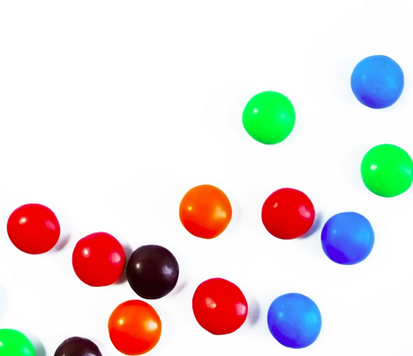
#> input picture OpenCV Python for Beginners - Full Course in 10 Hours/data/smarties.png, 413 x 356 px
$ python '34. Circle Detectiong using Hough Circle Transform.py'
#> lines starting #> are read from the running program, lines starting #| are printed output that depends on the picture; after the words box and inside, x2 and y2 are one past the last pixel; in counts of white or black regions, pixels touching at a corner belong together
#!/usr/bin/env python
# coding: utf-8

# ### Circle Detection with Hough Circle Transform

# In[1]:


import numpy as np
import cv2


# In[3]:


img = cv2.imread('./data/smarties.png')
#> img is the input picture: shape (356, 413, 3); mean B, G, R 219.1, 220.4, 228.9
output = img.copy()


# In[4]:


print(img.shape)
#| (356, 413, 3)


# (x - x_center)^2 + (y - y_center)^2 = r^2 \
# where (x_center, y_center) is the center of the circle, and r is the radius of the circle

# In[5]:


#convert to grayscale image
gray = cv2.cvtColor(img, cv2.COLOR_BGR2GRAY)
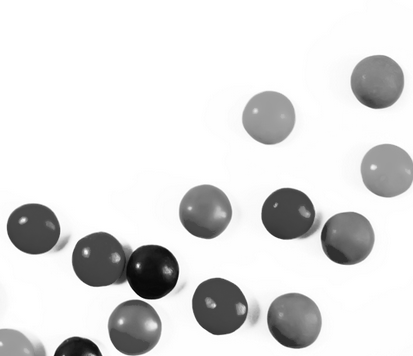
#> gray: shape (356, 413); min 4, max 255, mean 222.8


# In[6]:


#houghcircle() works better with blurred image so we will blur the gray image
#medianBlur(src, ksize[, dst])
blurred = cv2.medianBlur(gray, 5)


# In[7]:


#apply houghcircles method to blurred image
#HoughCircles(image, method, dp, minDist[, circles[, param1[, param2[, minRadius[, maxRadius]]]]])
circles = cv2.HoughCircles(blurred,
                          cv2.HOUGH_GRADIENT,
                          dp = 1,
                          minDist = 20,
                          param1 = 50,
                          param2 = 30,
                          minRadius = 0,
                          maxRadius = 0)
#> circles = 13 rows, first 8: [376.5, 81.5, 26.6], [347.5, 238.5, 26.6], [293.5, 320.5, 27.9], [152.5, 271.5, 27.1], [205.5, 210.5, 26.8], [386.5, 169.5, 26.4], [286.5, 213.5, 25.2], [32.5, 230.5, 27.5]


# circles = cv2.HoughCircles(image, method, dp, minDist[, circles[, param1[, param2[, minRadius[, maxRadius]]]]]) \
#  \
# image: 8 bit, single-channel, grayscale input image \
#  \
# circles: output vector of found circles \
#  \
# method: detection method, see HoughModes. Currently, the only implemented method is HOUGH_GRADIENT \
#  \
# dp: Inverse ratio of the accumulator resolution to the image resolution \
#  \
# minDist: minimum distance between the centers of the detected circles \
#  \
# param1: first method-specifc param. in case of HOUGH_GRADIENT, it is the higher threshold of the two passed to the canny edge detector. \
#  \
# param2: Second method-specific param. in case of HOUGH_GRADIENT. it is the accumulator threshold for the circle centers at the detection stage. \
#  \
# minRadius: minimum circle radius \
#  \
# maxRadius: maximum circle radius. if <=0, uses the maximum image dimension. if < 0, returns cetners without finding the radius

# In[8]:


print(circles)
#| [[[376.5  81.5  26.6]
#|   [347.5 238.5  26.6]
#|   [293.5 320.5  27.9]
#|   [152.5 271.5  27.1]
#|   [205.5 210.5  26.8]
#|   [386.5 169.5  26.4]
#|   [286.5 213.5  25.2]
#|   [ 32.5 230.5  27.5]
#|   [269.5 116.5  25.7]
#|   [ 99.5 259.5  28.1]
#|   [220.5 306.5  27.4]
#|   [134.5 328.5  26.8]
#> (further printed lines are left out)
#returns [x, y, radius]


# In[9]:


#need to turn all values from circles above into ints vs floats
detected_circles = np.uint16(np.around(circles))
#> detected_circles = 13 rows, first 8: [376, 82, 27], [348, 238, 27], [294, 320, 28], [152, 272, 27], [206, 210, 27], [386, 170, 26], [286, 214, 25], [32, 230, 28]
print(detected_circles)
#| [[[376  82  27]
#|   [348 238  27]
#|   [294 320  28]
#|   [152 272  27]
#|   [206 210  27]
#|   [386 170  26]
#|   [286 214  25]
#|   [ 32 230  28]
#|   [270 116  26]
#|   [100 260  28]
#|   [220 306  27]
#|   [134 328  27]
#> (further printed lines are left out)


# In[10]:


#loop through detected circles
for x,y,r in detected_circles[0, :]:
    #print(x,y,r)
    #draw the circles
    #circle(img, center, radius, color[, thickness[, lineType[, shift]]])
    cv2.circle(output, (x,y), r, (255,0,0), 2)
    #draw the center point using circle method with th x,y and very small radius.
    cv2.circle(output, (x,y), 1, (0,255,0), 2)
#> this loop made 13 passes
#> (x, y, r) on passes 1 to 12: (376, 82, 27), (348, 238, 27), (294, 320, 28), (152, 272, 27), (206, 210, 27), (386, 170, 26), (286, 214, 25), (32, 230, 28), (270, 116, 26), (100, 260, 28), (220, 306, 27), (134, 328, 27)
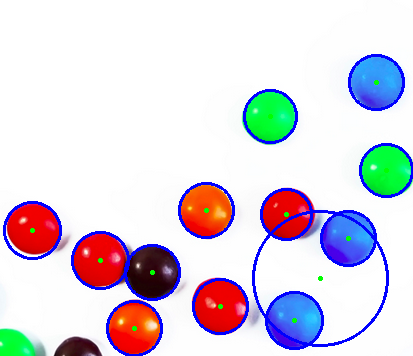
#> output: shape (356, 413, 3); 5.12% of pixels changed, all inside (x1, y1, x2, y2) = (3, 54, 413, 356)


# In[11]:


cv2.imshow('gray', gray)
cv2.imshow('blurred', blurred)
cv2.imshow('output', output)
cv2.waitKey(0)
cv2.destroyAllWindows()


# Works very well except there's 1 random circle thats darw that needs to get taken care of \
# It turns out the last poing has a radius of 67.
# ![image.png](attachment:image.png)

# In[2]:


# now we'll do the same for shapes.jpg
shapes = cv2.imread('./data/shapes.jpg')
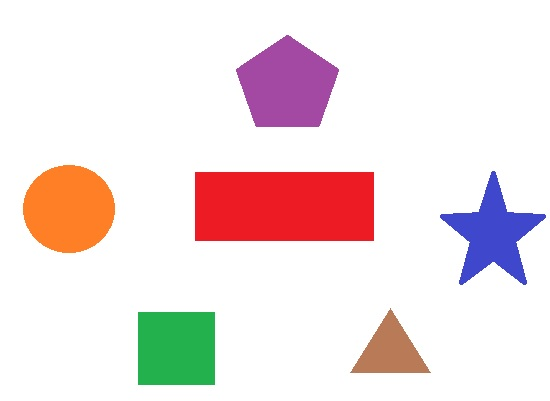
#> input picture OpenCV Python for Beginners - Full Course in 10 Hours/data/shapes.JPG, 550 x 401 px, found by its file name
#> shapes is the input picture: shape (401, 550, 3); mean B, G, R 225.9, 225.4, 240.3
shapes_output = shapes.copy()

#convert to grayscale image
shapes_gray = cv2.cvtColor(shapes, cv2.COLOR_BGR2GRAY)
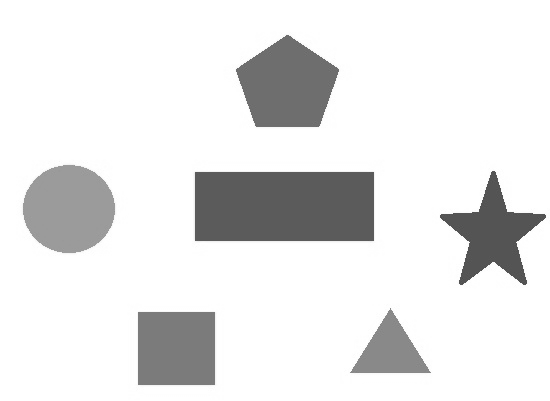
#> shapes_gray: shape (401, 550); min 76, max 255, mean 229.9

#houghcircle() works better with blurred image so we will blur the gray image
#medianBlur(src, ksize[, dst])
shapes_blurred = cv2.medianBlur(shapes_gray, 5)

#apply houghcircles method to blurred image
#HoughCircles(image, method, dp, minDist[, circles[, param1[, param2[, minRadius[, maxRadius]]]]])
shapes_circles = cv2.HoughCircles(shapes_blurred,
                          cv2.HOUGH_GRADIENT,
                          dp = 1,
                          minDist = 20,
                          param1 = 50,
                          param2 = 30,
                          minRadius = 0,
                          maxRadius = 0)
#> shapes_circles = [[65.5, 211.5, 44.1]]

print(shapes_circles)
#| [[[ 65.5 211.5  44.1]]]

#need to turn all values from circles above into ints vs floats
shapes_detected_circles = np.uint16(np.around(shapes_circles))
#> shapes_detected_circles = [[66, 212, 44]]
print(shapes_detected_circles)
#| [[[ 66 212  44]]]

#loop through detected circles
for x,y,r in shapes_detected_circles[0, :]:
    #print(x,y,r)
    #draw the circles
    #circle(img, center, radius, color[, thickness[, lineType[, shift]]])
    cv2.circle(shapes_output, (x,y), r, (255,0,0), 2)
    #draw the center point using circle method with th x,y and very small radius.
    cv2.circle(shapes_output, (x,y), 1, (0,255,0), 2)
#> this loop made 1 pass
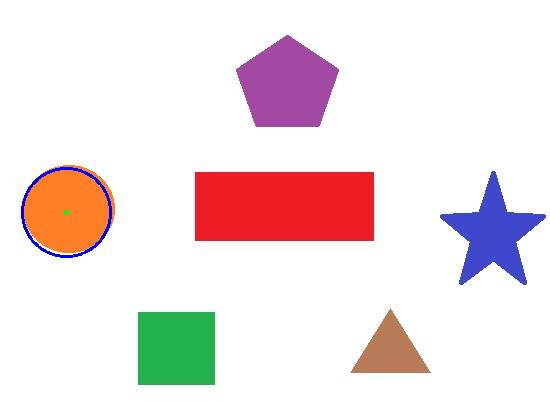
#> shapes_output: shape (401, 550, 3); 0.39% of pixels changed, all inside (x1, y1, x2, y2) = (21, 167, 112, 258)


cv2.imshow('shapes_gray', shapes_gray)
cv2.imshow('shapes_blurred', shapes_blurred)
cv2.imshow('shapes_output', shapes_output)
cv2.waitKey(0)
cv2.destroyAllWindows()


# The actual cirlce in this image was not a perfect circle so the resutls aren't perfect either
# ![image.png](attachment:image.png)

# In[ ]:
